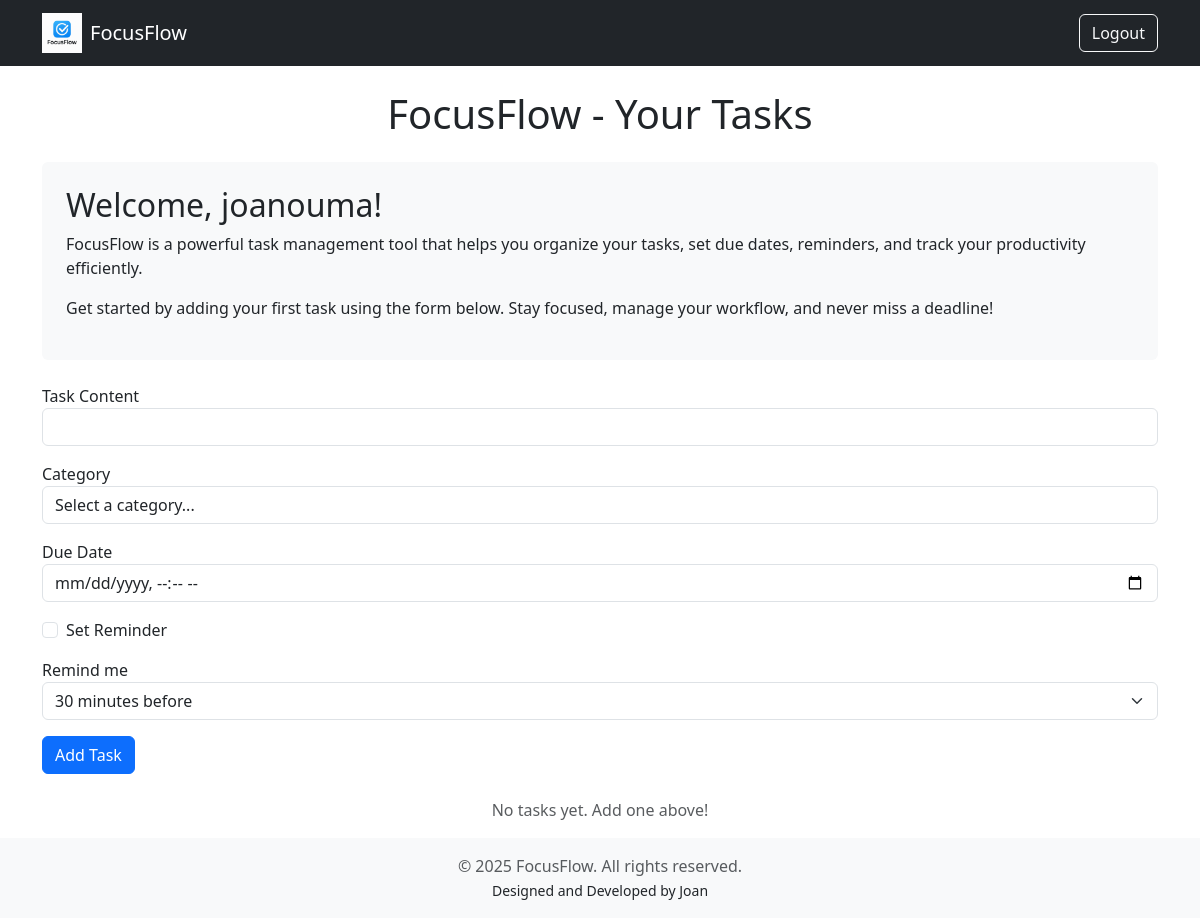
Page / (signed in) on the earlier database version.
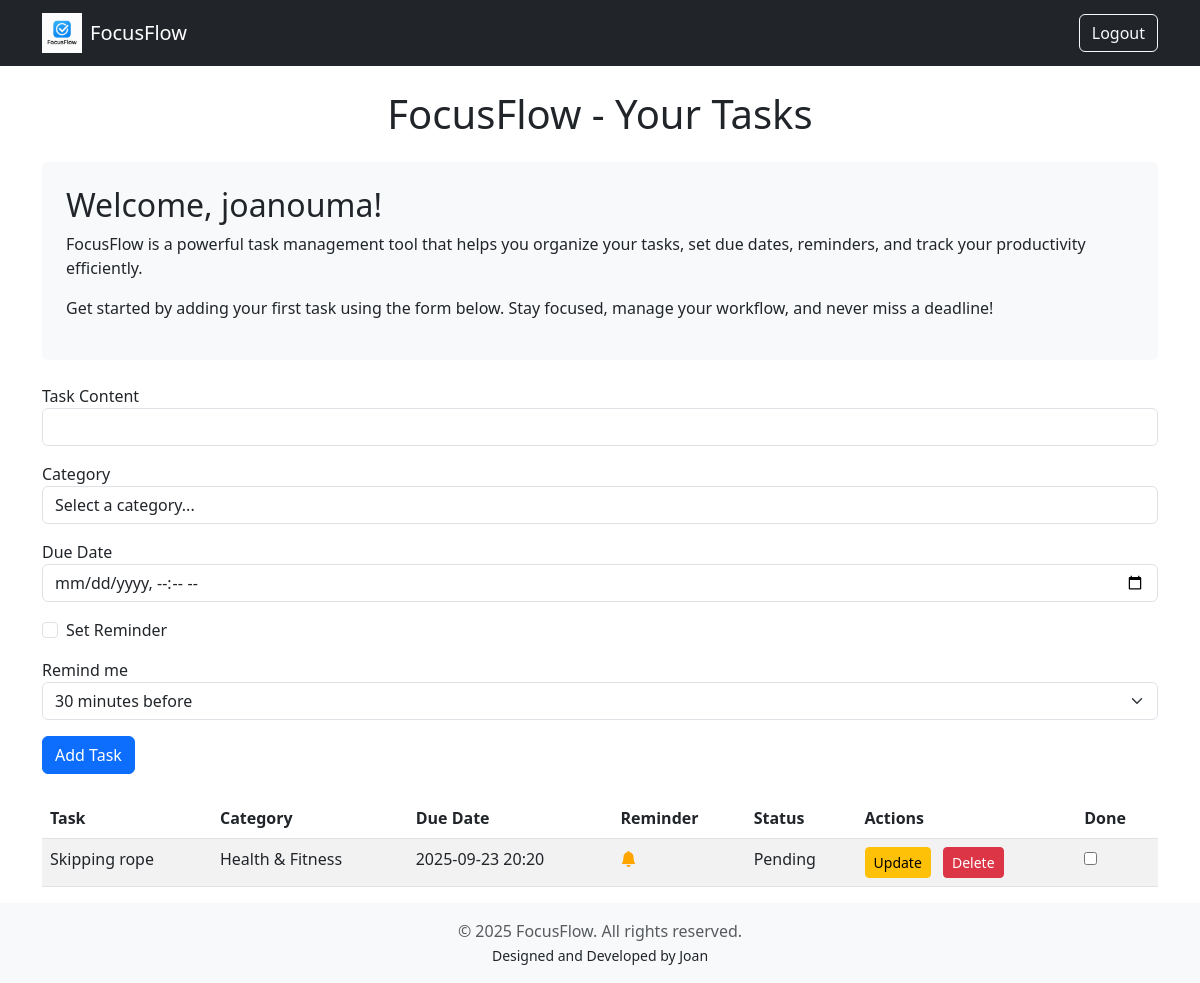
Same page on the later database version.
### focusflow/models.py (models this page shows, shortened)
class User(UserMixin, db.Model):
    id = db.Column(db.Integer, primary_key=True)
    email = db.Column(db.String(150), unique=True, nullable=False)
    username = db.Column(db.String(80), unique=True, nullable=False)
    password_hash = db.Column(db.String(128), nullable=False)
    tasks = db.relationship('Todo', backref='owner', lazy=True)
    email_verified = db.Column(Boolean, default=False)

class Todo(db.Model):
    __tablename__ = 'todo'
    id = db.Column(db.Integer, primary_key=True)
    content = db.Column(db.String(200), nullable=False)
    created_at = db.Column(db.DateTime, default=datetime.utcnow)
    user_id = db.Column(db.Integer, db.ForeignKey('user.id'), nullable=False)
    category_id = db.Column(db.Integer, db.ForeignKey('category.id'))
    category = db.relationship('Category', backref='tasks', lazy=True)
    due_date=db.Column(db.DateTime, nullable=True)
    reminder_active = db.Column(db.Boolean, default=False)
    reminder_time = db.Column(db.Integer, default=30)  # store reminder lead time in minutes
    completed = db.Column(db.Boolean, default=False)

class Category(db.Model):
    __tablename__ = 'category'
    id = db.Column(db.Integer, primary_key=True)
    name = db.Column(db.String(50), unique=True, nullable=False)

### focusflow/routes.py (the view, shortened to what this page needs)
@main.route('/', methods=['GET', 'POST'])
@login_required
def index():
    form = TodoForm()
    todos = Todo.query.filter_by(user_id=current_user.id).order_by(Todo.created_at.desc()).all()
    return render_template('index.html', form=form, todos=todos)

### focusflow/forms.py
class TodoForm(FlaskForm):
    content = StringField('Task Content', validators=[DataRequired()])
    category = SelectField('Category',coerce=int)
    due_date = DateTimeLocalField('Due Date', format='%Y-%m-%dT%H:%M', validators=[Optional()])
    reminder_active = BooleanField('Set Reminder')
    reminder_time = SelectField('Remind me', choices=[
        ('10', '10 minutes before'),
        ('30', '30 minutes before'),
        ('60', '1 hour before'),
        ('120', '2 hours before')
    ], default='30')
    completed = BooleanField('Completed')
    submit = SubmitField('Add Task')
    def __init__(self, *args, **kwargs):
        super().__init__(*args, **kwargs)
        categories = Category.query.order_by(Category.name).all()
        self.category.choices = [(0, 'Select a category...')] + [(c.id, c.name) for c in categories]

### focusflow/routes.py (called while the page is built)
@login_manager.user_loader
def load_user(user_id):
    return User.query.get(int(user_id))

### focusflow/templates/index.html (shortened to what this page needs)
{% extends 'base.html' %}
{% block content %}
<div>
    <h1 class="text-center mb-4">FocusFlow - Your Tasks</h1>
    <div class="intro-section mb-4 p-4 bg-light rounded">
        <h2>Welcome, {{ current_user.username }}!</h2>
        <p>FocusFlow is a powerful task management tool that helps you organize your tasks, set due dates, reminders,
            and track your productivity efficiently.</p>
        <p>Get started by adding your first task using the form below. Stay focused, manage your workflow, and never
            miss a deadline!</p>
    </div>
    <form method="POST" action="{{ url_for('main.index') }}" class="mb-4">
        <div class="form-group mb-3">
            {{ form.content.label }}
            {{ form.content(class="form-control") }}
        </div>
        <div class="form-group mb-3">
            {{ form.category.label }}
            {{ form.category(class="form-control") }}
        </div>
        <div class="form-group mb-3">
            {{ form.due_date.label }}
            {{ form.due_date(class="form-control") }}
        </div>
        <div class="form-check mb-3">
            {{ form.reminder_active(class_="form-check-input") }}
            {{ form.reminder_active.label(class="form-check-label") }}
        </div>
        <div class="form-group mb-3">
            {{ form.reminder_time.label }}
            {{ form.reminder_time(class="form-select") }}
        </div>
        <input type="submit" value="{{ form.submit.label.text or 'Add Task' }}" class="btn btn-primary" />
    </form>
    {% if todos and todos|length > 0 %}
    <table class="table table-striped">
        <thead>
        <tr>
            <th scope="col">Task</th>
            <th scope="col">Category</th>
            <th scope="col">Due Date</th>
            <th scope="col">Reminder</th>
            <th scope="col">Status</th>
            <th scope="col">Actions</th>
            <th scope="col">Done</th>
        </tr>
        </thead>
        <tbody>
        {% for task in todos %}
        <tr>
            <td>{{ task.content }}</td>
            <td>{{ task.category.name if task.category else 'No Category' }}</td>
            <td>{{ task.due_date.strftime('%Y-%m-%d %H:%M') if task.due_date else 'No Due Date' }}</td>
            <td>
                {% if task.reminder_active %}
                <i class="bi bi-bell-fill" style="color: orange;" title="Reminder Active"></i>
                {% else %}
                <i class="bi bi-bell" style="color: grey;" title="No Reminder"></i>
                {% endif %}
            </td>
            <td>{{ 'Completed' if task.completed else 'Pending' }}</td>
            <td>
                <a href="{{ url_for('main.update', task_id=task.id) }}" class="btn btn-sm btn-warning me-2">Update</a>
                <form method="POST" action="{{ url_for('main.delete_task', task_id=task.id) }}" style="display:inline;">
                    <button type="submit" class="btn btn-sm btn-danger" onclick="return confirm('Are you sure?')">Delete</button>
                </form>
            </td>
            <td>
                <form method="POST" action="{{ url_for('main.complete_task', task_id=task.id) }}">
                    <input type="checkbox" name="completed" onchange="this.form.submit()" {% if task.completed %}checked{% endif %}>
                </form>
            </td>
        </tr>
        {% endfor %}
        </tbody>
    </table>
    {% else %}
    <p class="text-center text-muted">No tasks yet. Add one above!</p>
    {% endif %}
</div>
{% endblock %}

### focusflow/templates/base.html (shortened to what this page needs)
<!DOCTYPE html>
<html lang="en">
<head>
    <link href="https://cdn.jsdelivr.net/npm/bootstrap@5.3.0/dist/css/bootstrap.min.css" rel="stylesheet" />
    <link rel="stylesheet" href="https://cdn.jsdelivr.net/npm/bootstrap-icons@1.10.5/font/bootstrap-icons.css">
</head>
<body class="d-flex flex-column min-vh-100">
<nav class="navbar navbar-expand-lg navbar-dark bg-dark mb-4">
    <div class="container">
        <a class="navbar-brand d-flex align-items-center" href="{{ url_for('main.index') }}">
            <img src="{{ url_for('static', filename='images/focusflow.png') }}" alt="FocusFlow Logo" height="40" class="me-2">
            <span>FocusFlow</span>
        </a>
        <div>
            {% if current_user.is_authenticated %}
            <a class="btn btn-outline-light" href="{{ url_for('main.logout') }}">Logout</a>
            {% else %}
            <a class="btn btn-outline-light me-2" href="{{ url_for('main.login') }}">Login</a>
            <a class="btn btn-outline-light" href="{{ url_for('main.register') }}">Register</a>
            {% endif %}
        </div>
    </div>
</nav>
<div class="container flex-fill">
    {% block content %}{% endblock %}
</div>
<footer class="bg-light text-center mt-auto py-3">
    <div class="container">
        <span class="text-muted">&copy; 2025 FocusFlow. All rights reserved.</span>
        <br />
        <small>Designed and Developed by Joan</small>
    </div>
</footer>
</body>
</html>

Differences in the rows shown:
added Todo: content "Skipping rope", category "Health & Fitness", due_date "2025-09-23 20:20", reminder_active True (drawn), completed "Pending"
Other differences:
text no longer shown: "No tasks yet. Add one above!"
text now shown: "Task Category Due Date Reminder Status Actions Done"
